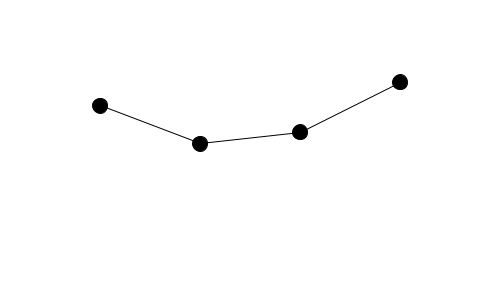
Frame 1 (no input)
Frame 60 (the mouse pressed at the canvas centre just before this capture): identical to frame 1, image omitted
Frame 120 (the mouse held since frame 60 and released just before this capture): identical to frame 1, image omitted

The Processing sketch that drew this single still picture (run headless with seeded random() and noise(); from frame 60 on, the mouse is pressed at the canvas centre):

// Processing sketch: processing_9042
// ── processing_9042.pde



/*

- 2 arrays mit jeweils 4 punkten

- auf interkation, lerp von A nach B


*/
boolean aufwaerts = true;
float[][] startPositions = new float[4][2];
float[][] endPositions = new float[4][2];
float fader = 0;
float speed = 0.05;


void setup() {
  size( 500, 300 );
  smooth();
  frameRate( 25 );
  stroke( 0 );
  
  importDaten();
}



void draw() {
  background(255);
  
  berechneFader();
  zeichneLinie();
}



void berechneFader() {

  if(!aufwaerts)
    fader += speed; // fader = fader + speed
  else
    fader -= speed;

  fader = constrain ( fader, 0, 1 );
}



void zeichneLinie() {

  noFill();  
  beginShape();
  for( int i = 0;   i < 4;   i++ ) {
    
    // übersetzung des fader in x und y position
    // interpolation / tweening / animation
    float x = lerp ( startPositions[i][0], endPositions[i][0], fader );
    float y = lerp ( startPositions[i][1], endPositions[i][1], fader );
    
    // vertex punkte für linie ... + ellipsenpunkt
    vertex( x, y );
    fill(0);
    ellipse( x, y, 15, 15 );
    noFill();
  }
  endShape();
  
}



void keyReleased() {
  aufwaerts = !aufwaerts;
}



void importDaten() {
  int x = 100;
  
  for( int i = 0;   i < 4;   i++ ) { // i++ ... das gleiche wie ... i = i + 1;
    
    // x werte
    startPositions[i][0] = x;
    endPositions[i][0] = x;
    x += 100; // das gleiche wie    x = x + 100;
    
    // y werte
    startPositions[i][1] = random( 25, 150 );
    endPositions[i][1] = random( 90, 275 );    

  }
  
}
